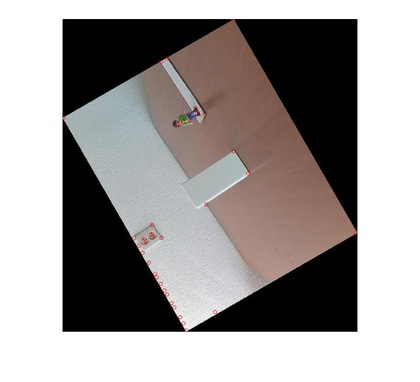
%> input picture Computer Vision/Assignment_3/CV_lab3/120.jpg, 420 x 382 px, shrunk from 793 x 722 before the run
$ octave --eval "result = harris_corner_detector('120.jpg');"   (GNU Octave 9; MATLAB toolbox functions it lacks are replaced by stand-ins)
%> lines starting %> are read from the running program, lines starting %| are printed output that depends on the picture
function [outputArg1,outputArg2,outputArg3] = harris_corner_detector(img)
%> called with img = '120.jpg'
image=im2double(imread(img));
%Create gaussian gradient filter
img_gray=rgb2gray(image);
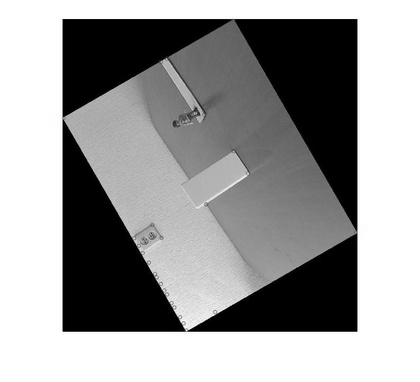
%> img_gray: size 382x420 double; min 0, max 1, mean 0.605
k=5;
sigma=4;
G1=fspecial('gauss',[round(k*sigma),round(k*sigma)], sigma);
%Create the original mask
%[Gx, Gy]=gradient(G1);
dx = [1 0 -1; 2 0 -2; 1 0 -1];
dy=dx';
%Obtain Ix and Iy
%Ix=conv2(img, dx, 'same');
Ix = imfilter(img_gray,dx,'replicate');
Iy = imfilter(img_gray,dy,'replicate');
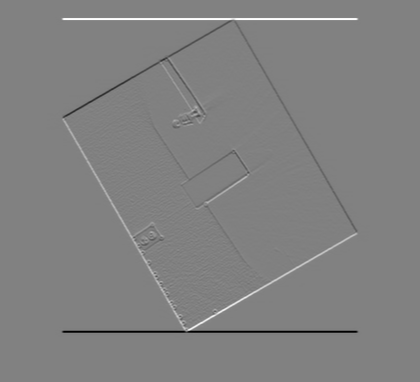
%> Iy: size 382x420 double; min -4, max 3.91, mean 0; drawn with min black and max white
%Iy=conv2(img, dy, 'same');
%Convolute the Ix, Iy with the gaussian filter
Ix2 = conv2(Ix.^2, G1, 'same');
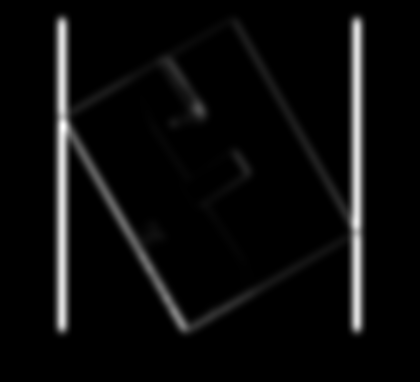
%> Ix2: size 382x420 double; min 0, max 2.69, mean 0.123; drawn with min black and max white
Iy2 = conv2(Iy.^2, G1, 'same');
Ixy = conv2(Ix.*Iy, G1,'same');
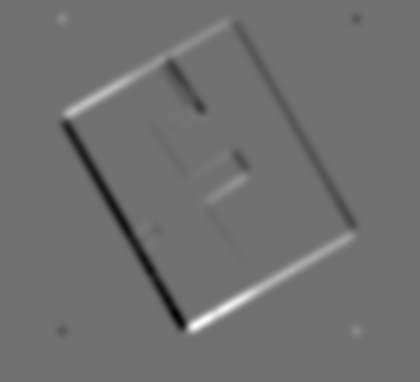
%> Ixy: size 382x420 double; min -0.711, max 0.892, mean -0.00222; drawn with min black and max white
[rol,col]=size(Ix2);
%> rol = 382; col = 420
H=zeros(rol,col);
for i = 1:rol
    for j = 1:col
        Q=[Ix2(i,j) Ixy(i,j); Ixy(i,j) Iy2(i,j)];
        %Calculate the eigen
        l=eig(Q);
        %Derive the H matrix
        H(i,j)=l(1)*l(2)-0.04*(l(1)+l(2))^2;
    end
end
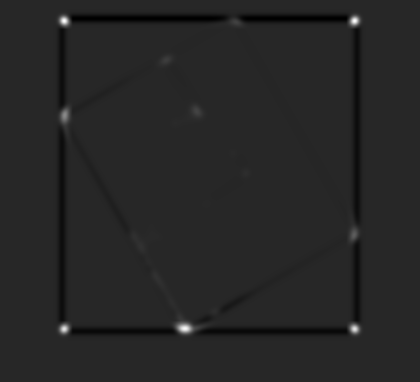
%> H: size 382x420 double; min -0.336, max 1.86, mean -0.00782; drawn with min black and max white
%Compare with n*n window size neighbor
n=10;
threshold = abs(mean2(H))*20;
%> threshold = 0.156
count=1;
%Filter the original picture with local maximum
MX = ordfilt2(H,n^2,ones(n));
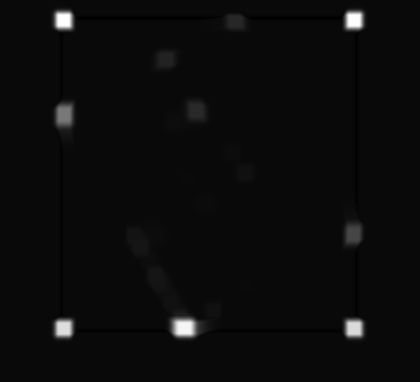
%> MX: size 382x420 double; min -0.0737, max 1.86, mean 0.0205; drawn with min black and max white
for i =1:rol
    for j = 1:col
        if (H(i,j)==MX(i, j)) && (H(i,j)>threshold)
            r(count)=i;
            c(count)=j;
            count = count + 1;
        end
    end
end
%> after the loop, c = [65 355 237 167 197 65 355 65 186 355]; count = 11; r = [21 21 23 61 112 116 235 329 329 329]
outputArg1 = H;
outputArg2 = r;
%> outputArg2 = [21 21 23 61 112 116 235 329 329 329]
outputArg3 = c;
%> outputArg3 = [65 355 237 167 197 65 355 65 186 355]
figure;
imshow(Ix);
figure
imshow(Iy);
figure
imshow(image);
hold on
radius=5;
t=0:0.1:2*pi;
for i=1:length(r)
    x_unit=c(i)+radius*sin(t);
    y_unit=r(i)+radius*cos(t);
    plot(x_unit,y_unit,'r');
end
%> this loop made 10 passes
%> `result = harris_corner_detector('120.jpg');`:
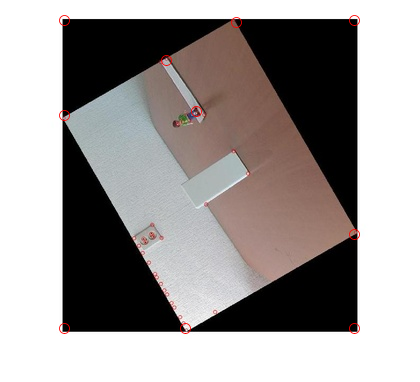
%> figure redrawn from the program's plot data
hold off
end

$ run again, on Computer Vision/Assignment_3/CV_lab3/45.jpg
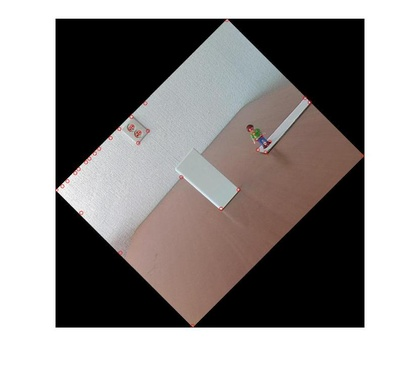
%> input picture Computer Vision/Assignment_3/CV_lab3/45.jpg, 420 x 377 px, shrunk from 832 x 747 before the run
%> after the loop in harris_corner_detector, `for i = 1:rol`:
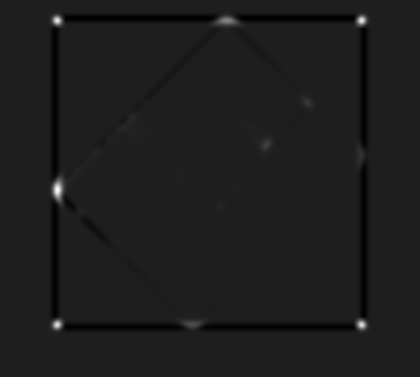
%> H: size 377x420 double; min -0.239, max 1.73, mean -0.0068; drawn with min black and max white
%> threshold = 0.136
%> after the loop in harris_corner_detector, `for i =1:rol`: c = [58 227 362 308 267 361 58 58 193 362]; count = 11; r = [21 21 21 103 145 155 190 325 325 325]
%> outputArg3 = [58 227 362 308 267 361 58 58 193 362]
%> the loop in harris_corner_detector, `for i=1:length(r)` made 10 passes
%> `result = harris_corner_detector('120.jpg');`:
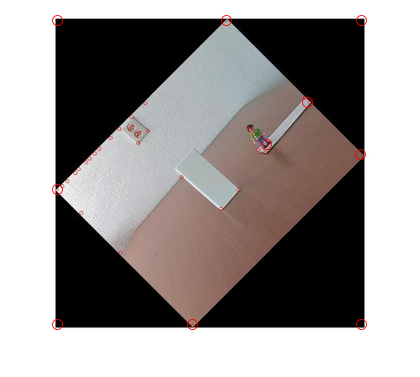
%> figure redrawn from the program's plot data

$ run again, on Computer Vision/Assignment_3/CV_lab3/90.jpg
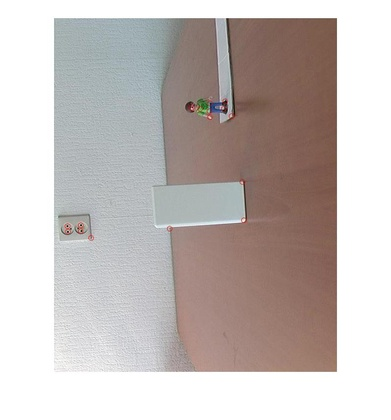
%> input picture Computer Vision/Assignment_3/CV_lab3/90.jpg, 391 x 420 px, shrunk from 796 x 855 before the run
%> after the loop in harris_corner_detector, `for i = 1:rol`:
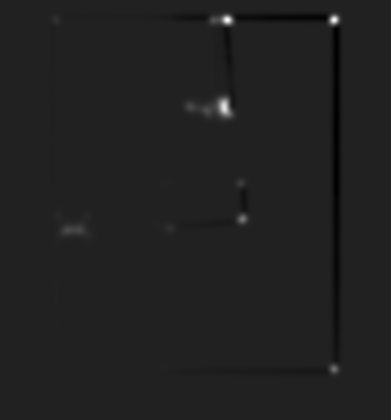
%> H: size 420x391 double; min -0.0515, max 0.34, mean -7e-05; drawn with min black and max white
%> threshold = 0.0014
%> after the loop in harris_corner_detector, `for i =1:rol`: c = [56 228 335 214 191 225 208 166 241 59 243 171 69 79 335]; count = 16; r = [20 20 20 21 108 108 111 183 184 217 220 229 231 231 370]
%> outputArg2 has the same summary as r
%> outputArg3 has the same summary as c
%> the loop in harris_corner_detector, `for i=1:length(r)` made 15 passes
%> `result = harris_corner_detector('120.jpg');`:
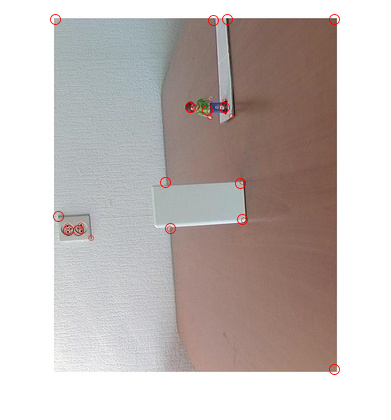
%> figure redrawn from the program's plot data
